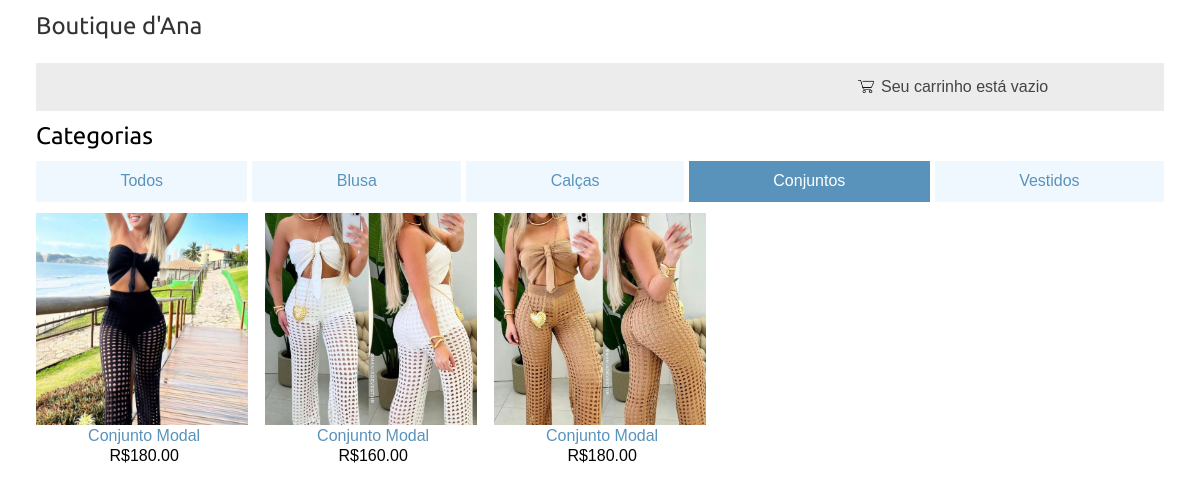
The page /conjuntos/ on the database its author committed.
### shop/models.py (models this page shows, shortened)
class Category(models.Model):
    name = models.CharField(max_length=200)
    slug = models.SlugField(max_length=200,
                            unique=True)
    class Meta:
        ordering = ['name']
        indexes = [
            models.Index(fields=['name']),
        ]
        verbose_name = 'category'
        verbose_name_plural = 'categories'
    def get_absolute_url(self):
        return reverse('shop:product_list_by_category',
                       args=[self.slug])

class Product(models.Model):
    category = models.ForeignKey(Category,
                                 related_name='products',
                                 on_delete=models.CASCADE)
    name = models.CharField(max_length=200)
    slug = models.SlugField(max_length=200)
    image = models.ImageField(upload_to='products/%Y/%m/%d',
                              blank=True)
    description = models.TextField(blank=True)
    price = models.DecimalField(max_digits=10,
                                decimal_places=2)
    available = models.BooleanField(default=True)
    created = models.DateTimeField(auto_now_add=True)
    updated = models.DateTimeField(auto_now=True)
    stock = models.IntegerField()
    class Meta:
        ordering = ['name']
        indexes = [
            models.Index(fields=['id', 'slug']),
            models.Index(fields=['name']),
            models.Index(fields=['-created']),
        ]
    def get_absolute_url(self):
        return reverse('shop:product_detail',
                       args=[self.id, self.slug])

### shop/views.py (the view)
# urls.py: path('', views.product_list, name='product_list'),
def product_list(request, category_slug=None):
    category = None
    categories = Category.objects.all()
    products = Product.objects.filter(available=True)
    if category_slug:
        category = get_object_or_404(Category, slug=category_slug)
        products = products.filter(category=category)
    return render(request,
                  'shop/product/list.html',
                  {'category': category,
                   'categories': categories,
                   'products': products})

### cart/cart.py (called while the page is built)
    def __len__(self):
        return sum(item['quantity'] for item in self.cart.values())

### cart/context_processors.py (called while the page is built)
def cart(request):
    return {'cart': Cart(request)}

### shop/templates/shop/product/list.html (shortened to what this page needs)
{% extends "shop/base.html" %}
{% load static %}
{% block content %}
  <div id="container">
    <div id="sidebar">
      <h2>Categorias</h2>
      <ul>
        <li {% if not category %}class="selected"{% endif %}>
          <a href="{% url 'shop:product_list' %}">Todos</a>
        </li>
        {% for c in categories %}
          <li {% if category.slug == c.slug %}class="selected"{% endif %}>
            <a href="{{ c.get_absolute_url }}">{{ c.name }}</a>
          </li>
        {% endfor %}
      </ul>
    </div>
    <div id="main">
      <div class="product-list">
        {% for product in products %}
          <div class="item">
            <div class="item-image">
              <a href="{{ product.get_absolute_url }}">
                <img src="{% if product.image %}{{ product.image.url }}{% else %}{% static 'img/no_image.png' %}{% endif %}">
              </a>
            </div>
            <a href="{{ product.get_absolute_url }}" class="product-name">{{ product.name }}</a>
            <p class="item-price">R${{ product.price }}</p>
          </div>
        {% endfor %}
      </div>
    </div>
  </div>
{% endblock %}

### shop/static/css/base.css (style rules this page uses)
body { margin:0; padding: 3%; padding-top:1% ; overflow: visible; font-family:helvetica, sans-serif; }
h1, h2, h3, h4, h5 , h6 { font-family: 'Ubuntu', sans-serif; font-weight:normal; }
a { text-decoration:none; color:#5993bb; }
#sidebar { width: 100%; padding-bottom: 1%; padding-top: 1%; float: none; background-color: #ffffff; }
#sidebar h2 { padding-bottom: 1%; margin: 0; }
#sidebar ul { margin: 0; padding: 0; display: flex; justify-content: space-around; }
#sidebar ul li { margin: 0; list-style: none; padding: 1%; flex-grow: 1; text-align: center; }
#sidebar ul li a { display: block; }
#sidebar ul li.selected { background: #5993bb; border-radius: 0px; }
#sidebar ul li.selected a { color: #fff; }
#sidebar ul li:not(.selected) { background-color: aliceblue; }
#sidebar ul li:not(:last-child) { margin-right: 5px; }
#main { height: auto; max-height: none; overflow: visible; }
.product-list { display: grid; grid-template-columns: repeat(auto-fill, minmax(200px, 1fr)); gap: 1.5%; }
.item { width: 100%; height: auto; }
.item-image { width: 100%; height: 0; padding-bottom: 100%; position: relative; }
.item-image img { position: absolute; top: 0; left: 0; width: 100%; height: 100%; object-fit: cover; }
.product-name, .item-price { display: block; width: 100%; text-align: center; margin: 1%; }
.item a { font-size: 100%; }

### rows shown on the page
Category: name "Blusa"
Category: name "Calças"
Category: name "Conjuntos"
Category: name "Vestidos"
Product: image (picture), name "Conjunto Modal", price "180.00"
Product: image (picture), name "Conjunto Modal", price "160.00"
Product: image (picture), name "Conjunto Modal", price "180.00"
